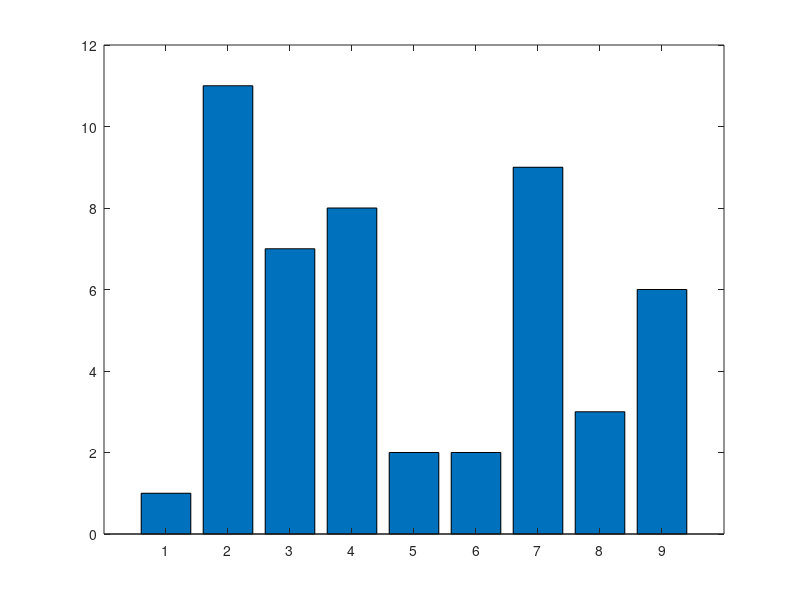

MATLAB code for this plot:
%% CLEAR
% Clear
    clc;
    clear all;

%%
bar([1 11 7 8 2 2 9 3 6])
f = gcf;

%% Save the figure 
filename = 'figures/barchart.png';
saveas(f, filename, 'png');

disp(['Chart saved as "' filename '"']);
